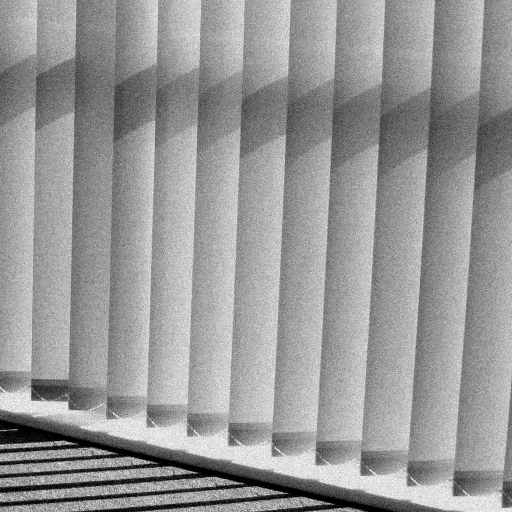
%> input picture ISS/projekt/xnahal01.bmp, 512 x 512 px
$ octave projekt.m   (GNU Octave 9; MATLAB toolbox functions it lacks are replaced by stand-ins)
%> lines starting %> are read from the running program, lines starting %| are printed output that depends on the picture
%%
I=imread('xnahal01.bmp');
%> I is the input picture: size 512x512 uint8; min 0, max 255, mean 151.6
%%
H=[-0.5 -0.5 -0.5; -0.5 5.0 -0.5; -0.5 -0.5 -0.5]
I1 = imfilter(I, H);
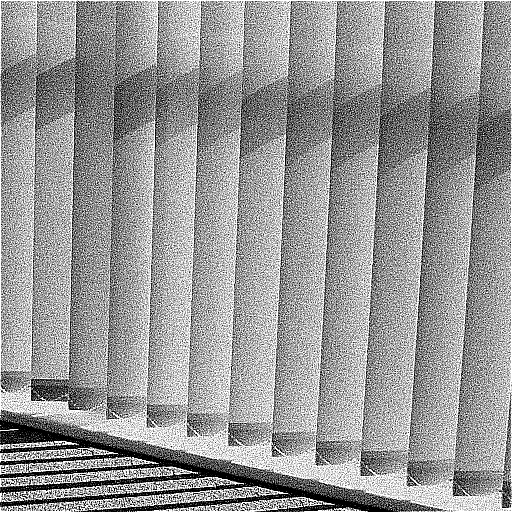
%> I1: size 512x512 uint8; min 0, max 255, mean 151.4
imwrite(I1, 'step1.bmp');
%%
I2=fliplr(I1);
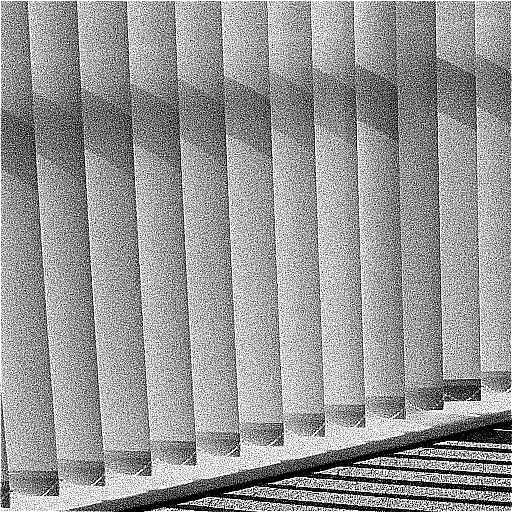
%> I2: size 512x512 uint8; min 0, max 255, mean 151.4; mean of the top-left, top-right, bottom-left and bottom-right quarters 144.8, 149.4, 160.6, 150.9
imwrite(I2, 'step2.bmp');
%%
I3=medfilt2(I2, [5 5]);
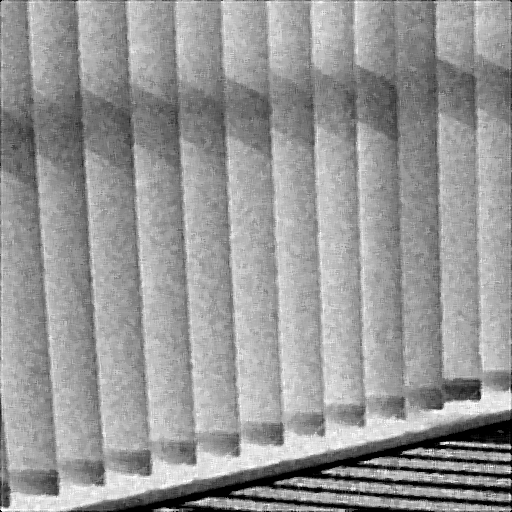
%> I3: size 512x512 uint8; min 0, max 255, mean 151.1
imwrite(I3, 'step3.bmp');
%%
H1=[1 1 1 1 1; 1 3 3 3 1; 1 3 9 3 1; 1 3 3 3 1; 1 1 1 1 1] / 49
I4 = imfilter(I3, H1);
imwrite(I4, 'step4.bmp');
%%
I5=fliplr(I4);
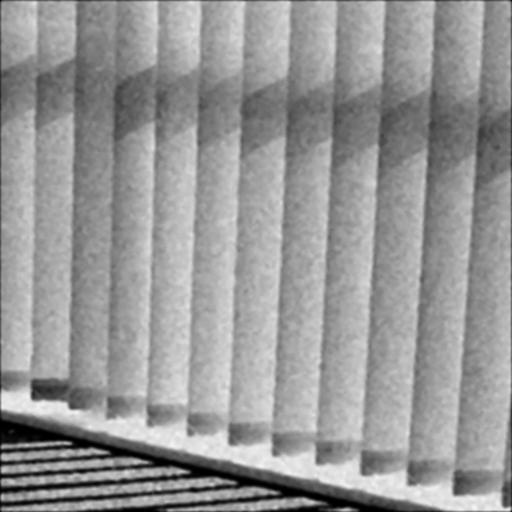
%> I5: size 512x512 uint8; min 0, max 244, mean 150.7; mean of the top-left, top-right, bottom-left and bottom-right quarters 149.1, 144.1, 148.7, 160.9
chyba=0;
I6=im2double(I);
I7=im2double(I5);
for (x=1:512)
    for (y=1:512);
        chyba = chyba + double(abs(I6(x, y)-I7(x, y)));
    end;
end;
%> after the loop, chyba = 10537.6
chyba = (chyba/512/512)*255
%> chyba = 10.25
%%
I8=im2double(I4);
minimum=min(min(I8));
%> minimum = 0
maximum=max(max(I8));
%> maximum = 0.957
I9=imadjust(I8, [minimum, maximum], [0, 1]);
imwrite(I9, 'step5.bmp');
%%
mean_no_hist=mean2(im2uint8(I4))
%> mean_no_hist = 150.7
std_no_hist=std2(im2uint8(I4))
%> std_no_hist = 24.46
mean_hist=mean2(im2uint8(I9))
%> mean_hist = 157.5
std_hist=std2(im2uint8(I9))
%> std_hist = 26.06
%%
a = 0;
b = 255;
N = 2;
I10=double(I9);
I11=zeros(512, 512);
for (i=1:512)
    for (j=1:512)
        I11(i, j) = round(((2^N)-1)*(I10(i, j)-a)/(b-a))*(b-a)/((2^N)-1) + a;
    end;
end;
%> I11: size 512x512 double; every value is 0
I12=uint8(I11);
%> I12: size 512x512 uint8; every value is 0
imwrite(I12, 'step6.bmp');
%%
